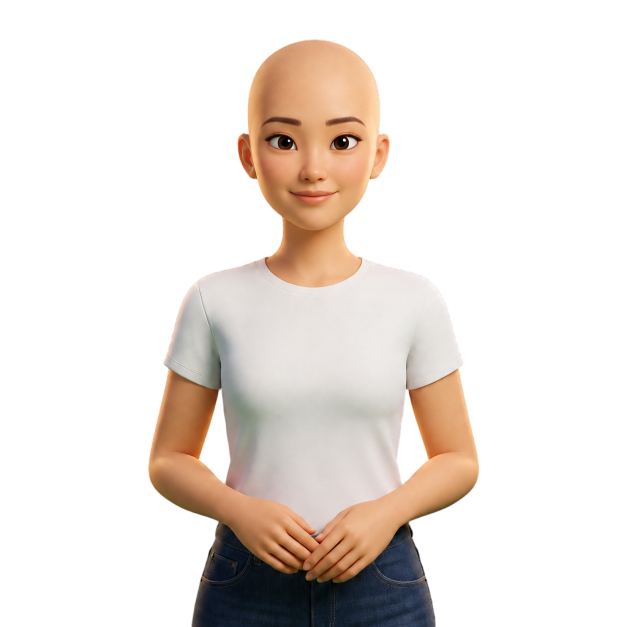
#> input picture race-plates/maker/faces/east-asian_female_gpt.png, 1254 x 1254 px, given in place of 0a5a0001_off.png, which was not available (shown at 1/2 size)
$ python corner_sheet.py ../../../race-plates/maker/faces ../../../race-plates/maker/faces/indigenous_female_gpt.png
#> lines starting #> are read from the running program, lines starting #| are printed output that depends on the picture; after the words box and inside, x2 and y2 are one past the last pixel; in counts of white or black regions, pixels touching at a corner belong together
# Sheet: player eyes with the corner layer off vs on, all 20 avatars (2026-11-02).
import sys, numpy as np
from PIL import Image, ImageDraw, ImageFont
D = sys.argv[1]; OUT = sys.argv[2]
IDS = '0a5a0001 0a5b0001 1d5a0001 1d5b0001 5a5a0002 5a5b0001 5e5a0001 5e5b0001 ac5a0001 ac5b0001 ae5a0002 ae5b0001 af5a0001 af5b0001 e05a0001 e05b0001 ea5a0002 ea5b0001 ed5a0001 ed5b0001'.split()
NAMES = {'af5a0001': 'Precious (African woman)', 'ac5b0001': 'no corner layer (your choice, 22 Oct)'}
font = ImageFont.truetype('/System/Library/Fonts/Helvetica.ttc', 22)
def eye_box(im):
    a = np.asarray(im.convert('RGB')).astype(int); h = a.shape[0]
    top = a[: int(h * 0.5)]
    mx, mn = top.max(2), top.min(2)
    m = (top.mean(2) > 165) & (mx - mn < 45)
    ys, xs = np.nonzero(m)
    x0, x1 = np.percentile(xs, [0.5, 99.5]); y0, y1 = np.percentile(ys, [0.5, 99.5])
    w = x1 - x0; cy = (y0 + y1) / 2
    return int(x0 - 0.12 * w), int(cy - 0.22 * w), int(x1 + 0.12 * w), int(cy + 0.22 * w)
rows = []
for i in IDS:
    off = Image.open(f'{D}/{i}_off.png').convert('RGB'); on = Image.open(f'{D}/{i}_on.png').convert('RGB')
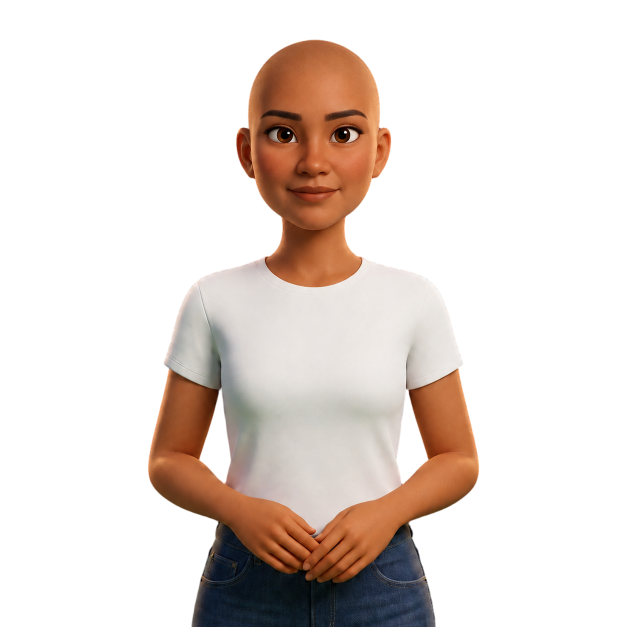
#> input picture race-plates/maker/faces/indigenous_female_gpt.png, 1254 x 1254 px, given in place of 0a5a0001_on.png, which was not available (shown at 1/2 size)
#> after `on = Image.open(f'{D}/{i}_on.png').convert('RGB')`:
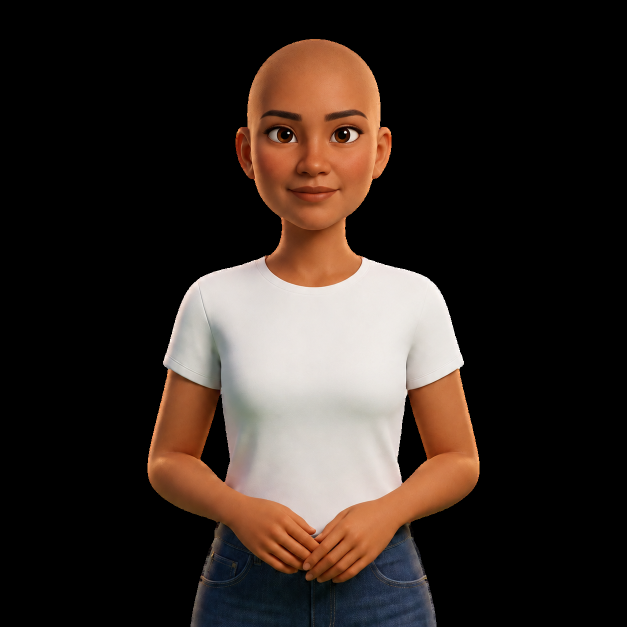
#> on: PIL image 1254x1254 RGB (shown at 1/2 size); mean R, G, B 51.7, 41.4, 35.9
    b = eye_box(on)
#> in eye_box, `mx, mn = top.max(2), top.min(2)`:
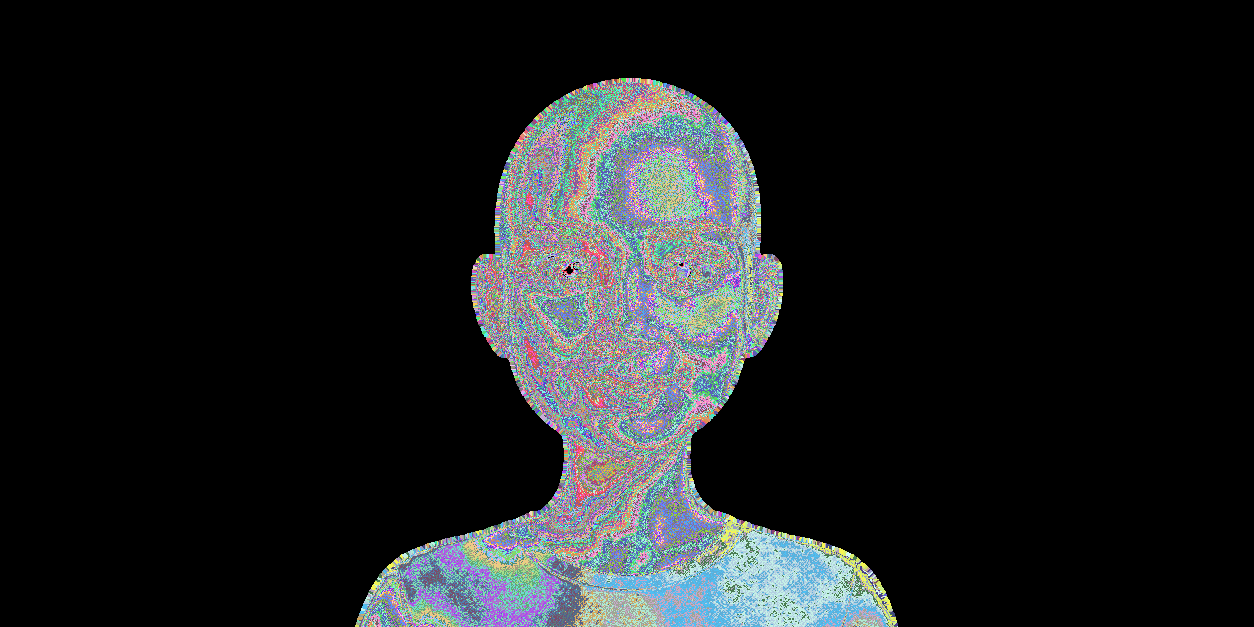
#> mx: shape (627, 1254) int64; 256 distinct labels, from 0 to 255; one colour per label, 0 black
#> in eye_box, `mx, mn = top.max(2), top.min(2)`:
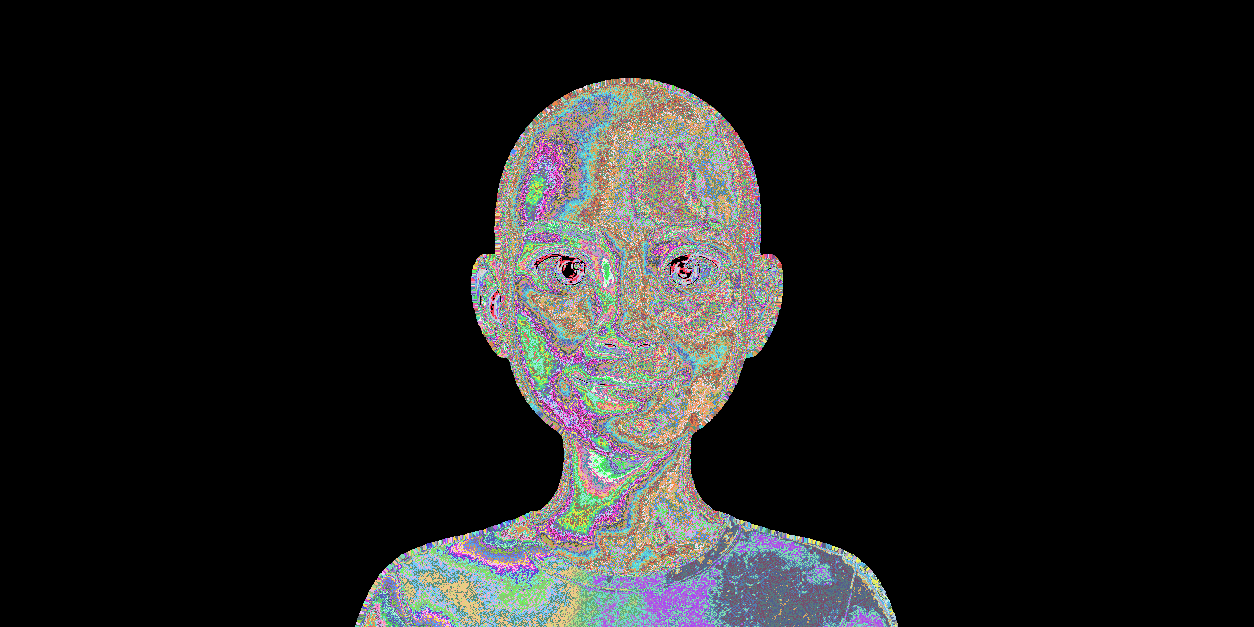
#> mn: shape (627, 1254) int64; 255 distinct labels, from 0 to 255; one colour per label, 0 black
#> in eye_box, `m = (top.mean(2) > 165) & (mx - mn < 45)`:
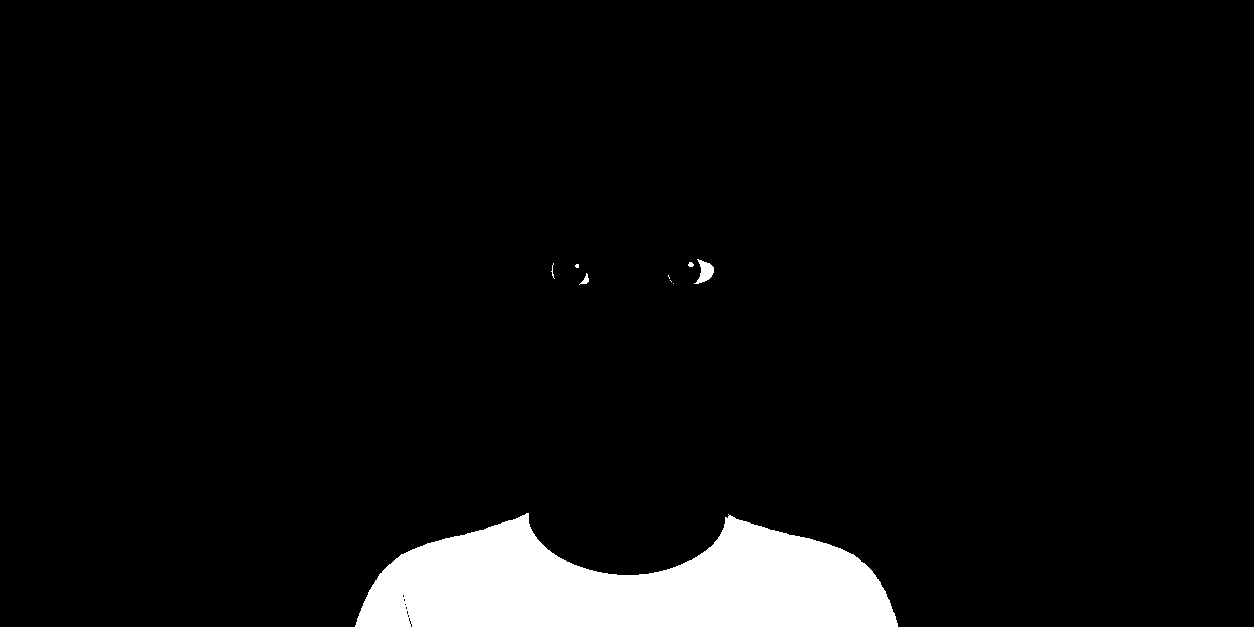
#> m: shape (627, 1254) bool; 5.2% white; 9 white regions (5 under 20 px), largest, box (x1, y1, x2, y2) and area: (355, 513, 898, 627) 40880, (694, 259, 714, 284) 258, (579, 273, 589, 285) 49, (688, 262, 694, 267) 23
#> in eye_box, `x0, x1 = np.percentile(xs, [0.5, 99.5])`: x0 = 367; x1 = 886
#> in eye_box, `y0, y1 = np.percentile(ys, [0.5, 99.5])`: y0 = 273; y1 = 626
#> in eye_box, `w = x1 - x0`: w = 519
#> in eye_box, `cy = (y0 + y1) / 2`: cy = 449.5
#> b = (304, 335, 948, 563)
    cw = 720; s = cw / (b[2] - b[0]); ch = int((b[3] - b[1]) * s)
#> after `s = cw / (b[2] - b[0])`: s = 1.12
#> after `ch = int((b[3] - b[1]) * s)`: ch = 254
    a1 = off.crop(b).resize((cw, ch), Image.LANCZOS); a2 = on.crop(b).resize((cw, ch), Image.LANCZOS)
#> after `a2 = on.crop(b).resize((cw, ch), Image.LANCZOS)`:
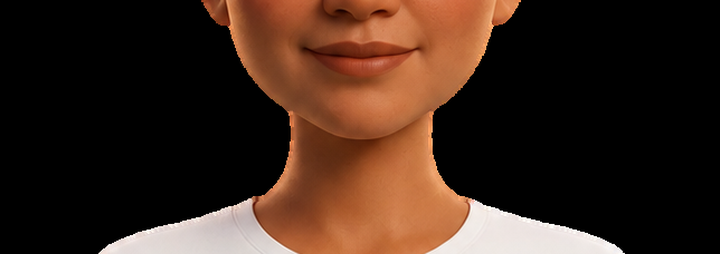
#> a2: PIL image 720x254 RGB; mean R, G, B 59.7, 38.5, 27.5
    row = Image.new('RGB', (cw * 2 + 30, ch + 34), 'white'); d = ImageDraw.Draw(row)
#> after `row = Image.new('RGB', (cw * 2 + 30, ch + 34), 'white')`: row: PIL image 1470x288 RGB; every value is 255
    d.text((4, 4), f'{i}  {NAMES.get(i, "")}', fill='black', font=font)
    row.paste(a1, (0, 34)); row.paste(a2, (cw + 30, 34)); rows.append(row)
#> after `row.paste(a2, (cw + 30, 34))`:
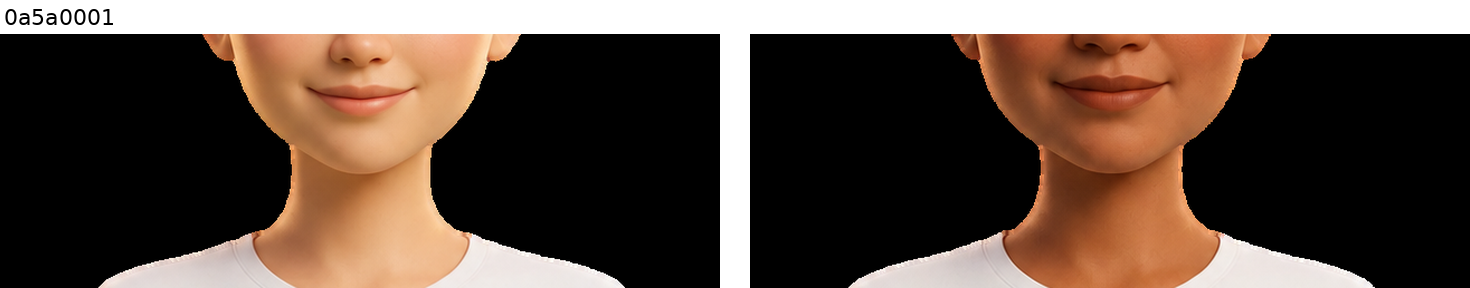
#> row: PIL image 1470x288 RGB; mean R, G, B 90.6, 73.8, 63.7
#> (the run stopped early here; a loop or call above may not have finished)
